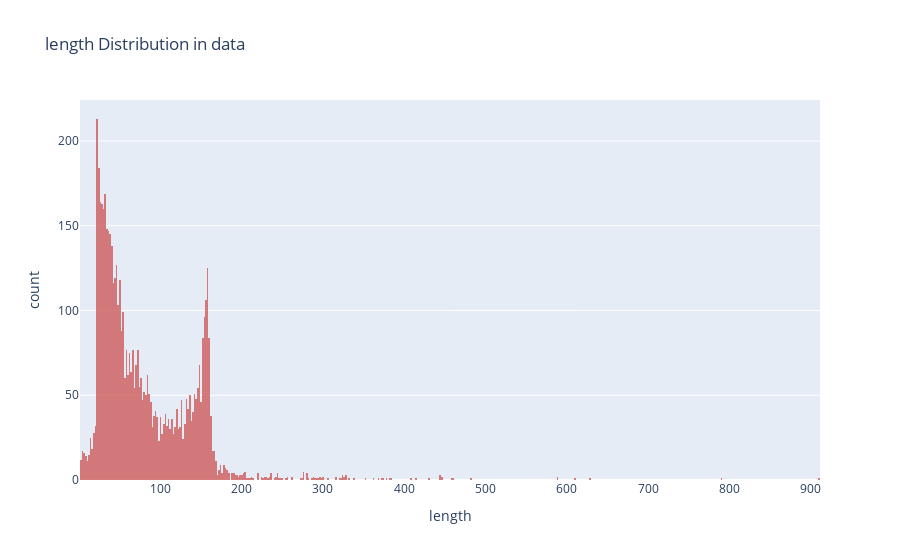

Here is the notebook cell this chart was saved with:
### Code cell
import plotly.express as px
px.histogram(df,x="length",nbins=500,title="length Distribution in data",
            color_discrete_sequence=['indianred'],
            opacity=0.8)

### Figure 1 — Plotly figure (JSON) as saved in the notebook; plotly's stock layout.template omitted (floating-point values rounded to 4 significant figures; data arrays with more than 128 entries replaced by an {"elided": "..."} marker saying what was removed)
{"data": [{"alignmentgroup": "True", "bingroup": "x", "hovertemplate": "length=%{x}<br>count=%{y}<extra></extra>", "legendgroup": "", "marker": {"color": "indianred", "opacity": 0.8, "pattern": {"shape": ""}}, "name": "", "nbinsx": 500, "offsetgroup": "", "orientation": "v", "showlegend": false, "type": "histogram", "x": {"elided": "5572 int values"}, "xaxis": "x", "yaxis": "y"}], "layout": {"barmode": "relative", "legend": {"tracegroupgap": 0}, "title": {"text": "length Distribution in data"}, "xaxis": {"anchor": "y", "domain": [0, 1], "title": {"text": "length"}}, "yaxis": {"anchor": "x", "domain": [0, 1], "title": {"text": "count"}}}}
